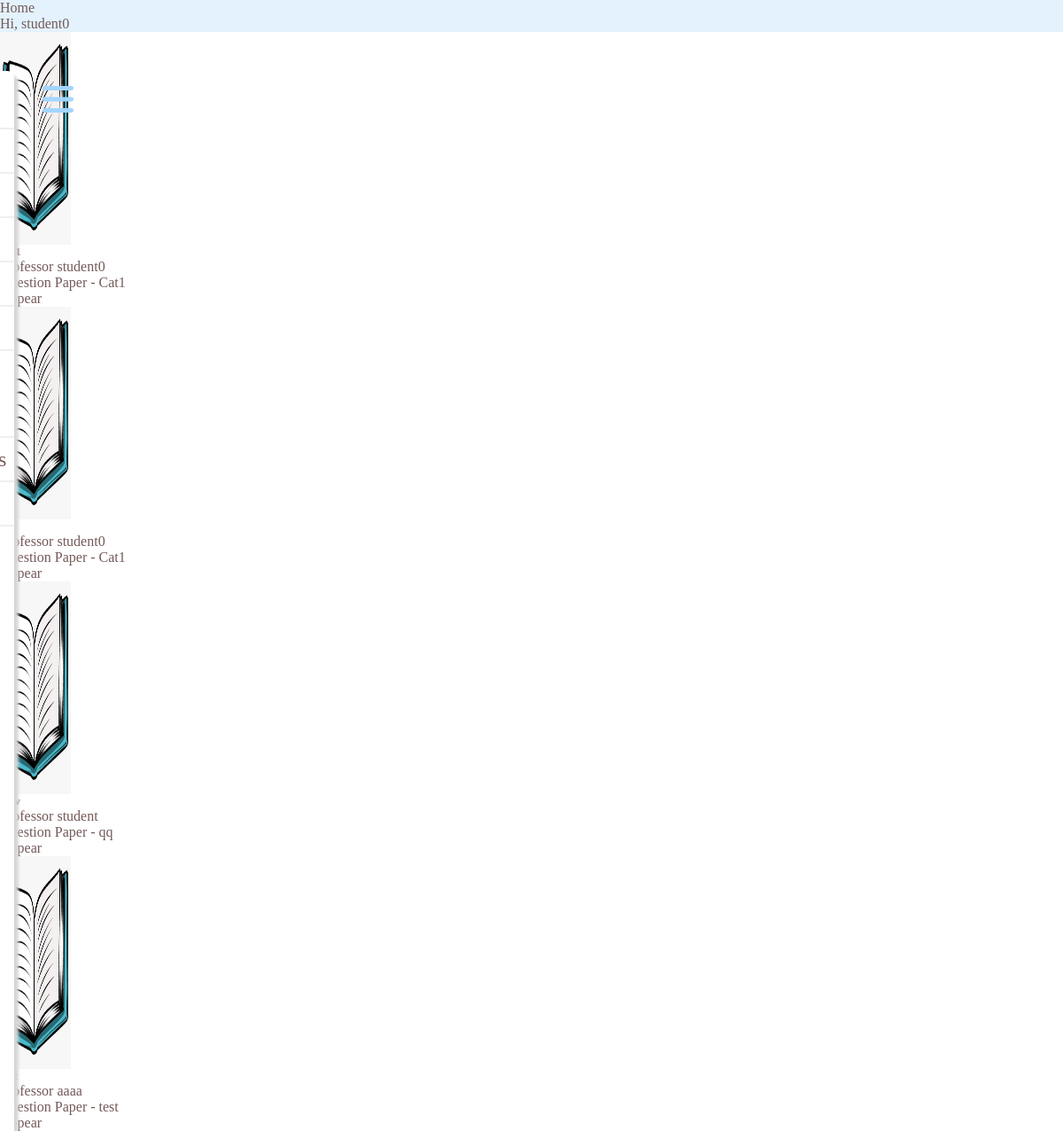
The app's page /exams/student/viewexams/ (signed in) with its own data.
### questions/models.py (models this page shows, shortened)
class Exam_Model(models.Model):
    professor = models.ForeignKey(User, limit_choices_to={'groups__name': "Professor"}, on_delete=models.CASCADE)
    name = models.CharField(max_length=50)
    total_marks = models.IntegerField()
    question_paper = models.ForeignKey(Question_Paper, on_delete=models.CASCADE, related_name='exams')
    start_time = models.DateTimeField(default=datetime.now())
    end_time = models.DateTimeField(default=datetime.now())

### questions/questionpaper_models.py (models this page shows, shortened)
class Question_Paper(models.Model):
    professor = models.ForeignKey(User, limit_choices_to={'groups__name': "Professor"}, on_delete=models.CASCADE)
    qPaperTitle = models.CharField(max_length=100)
    questions = models.ManyToManyField(Question_DB)

### questions/views.py (the view)
# urls.py: path('student/viewexams/',views.view_exams_student,name="view_exams_student"),
@login_required(login_url='login')
def view_exams_student(request):
    exams = Exam_Model.objects.all()
    list_of_completed = []
    list_un = []
    for exam in exams:
        if StuExam_DB.objects.filter(examname=exam.name ,student=request.user).exists():
            if StuExam_DB.objects.get(examname=exam.name,student=request.user).completed == 1:
                list_of_completed.append(exam)
        else:
            list_un.append(exam)
    return render(request,'exam/mainexamstudent.html',{
        'exams':list_un,
        'completed':list_of_completed
    })

### templates/exam/mainexamstudent.html (shortened to what this page needs)
{% extends 'base.html' %}
{% load static %}
{% block css_block %}
<link rel="stylesheet" href="https://unpkg.com/bootstrap-material-design@4.1.1/dist/css/bootstrap-material-design.min.css">
{% endblock %}
{% block body %}
    <div class="container">
            <div class="row">
                {% if exams %}
                    {% for exam in exams %}
                        <div class="card col-md-3 mt-3 ml-3 text-center" style="width: 18rem;">
                            <img class="card-img-top" src="{% static 'img/book.png' %}">
                            <div class="card-body">
                                <h5 class="card-title">{{exam.name}}</h5>
                                <p class="card-text text-center">Professor {{exam.professor}}</p>
                            </div>
                            <ul class="list-group list-group-flush">
                                <li class="list-group-item text-center">Question Paper - {{exam.question_paper.qPaperTitle}}</li>
                            </ul>
                            <div class="card-body text-center">
                                <a onclick = window.open("{% url 'appear-exam' exam.id  %}","","width=800,height=800") target="_blank" class="btn btn-outline-danger">Appear</a>
                            </div>
                        </div>
                    {% endfor %}
                {% else %}
            <div class="jumbotron col-md-12 text-center bg-success">
                NO PENDING EXAMS
            </div>
        {% endif %}
            </div>
    </div>
{% endblock %}

### templates/base.html (shortened to what this page needs)
{% load static %}
<html lang="en">
<head>
     {% block css_block %}{% endblock %}
</head>
<body>
    <nav class="navbar navbar-light" style="background-color: #e3f2fd;">
      <a href="{% url 'index' %}" style="color:#745959" >Home</a>
      <button class="navbar-toggler position-absolute d-md-none collapsed" type="button" data-toggle="collapse" data-target="#sidebarMenu" aria-controls="sidebarMenu" aria-expanded="false" aria-label="Toggle navigation">
      </button>
      <ul class="navbar-nav px-3" style="display:flex;flex-direction:row;align-items:center">
        <li class="nav-item text-nowrap">
          <a class="nav-link" href="{% url 'email-student-pref' %}">Hi, {{request.user.username}}</a>
        </li>
      </ul>
    </nav>
    {% include 'partials/_sidebar.html' %}
      {% block body %}
      {% endblock %}
</body>
</html>

### templates/partials/_sidebar.html (shortened to what this page needs)
{% load static %}
<label for="check">
  <i class="fas fa-bars" id="btn"></i>
</label>
<div class="sidebar">
  <header>
  </header>
  <ul>
    <ul>
      <li><a href="{% url 'index' %}">Index</a></li>
    </ul>
    <li>  Exams</li>
    <ul>
      <li><a href="{% url 'view_exams' %}">Exams</a></li>
    </ul>
    <li>  Summary</li>
    <ul>
      <li><a href="{% url 'view_students_attendance' %}">Attendance</a></li>
      <li><a href="{% url 'student-previous' %}">Results and Previous Exams</a></li>
    </ul>
    <li>  Settings and Actions </a></li>
    <ul>
      <li><a href="{% url 'email-student-pref' %}">General Settings</a></li>
	  <form id="my_form" action="{% url 'logout' %}" method="POST">
            <li><a href="javascript:{}" onclick="document.getElementById('my_form').submit();">Logout</a></li>
      </form>
    </ul>
  </ul>
</div>

### templates/base.html (style rules this page uses)
* { color: #745959; }

### templates/partials/_sidebar.html (style rules this page uses)
* { margin: 0; padding: 0; list-style: none; text-decoration: none; }
.sidebar { border-radius: 0.5em; position: fixed; top: 5em; left: -16em; width: 17em; height: 100%; background: white; transition: all .5s ease; z-index: 1; box-shadow: 0.3em 0.3em 0.2em #d6d6d6; }
.sidebar header { font-size: 2em; color: #745959; text-align: center; line-height: 2em; background: none; user-select: none; }
.sidebar li { display: block; width: 100%; line-height: 2em; font-size: 1.5em; color: #745959; padding-left: 1.5em; box-sizing: border-box; border-top: 0.1em solid rgba(116, 89, 89,0.1); }
label #btn, label #cancel { position: absolute; cursor: pointer; border-radius: 0.1em; }
label #btn { left: 1em; top: 2.1em; font-size: 2.5em; color: #a3d5ff; padding: 0.2em; border: #bdaf7b; transition: all 0.5s; }

### templates/exam/mainexamstudent.html (style rules this page uses)
img { height:15em; width:5em; }

### records on screen
Exam_Model: professor "student0", question_paper.qPaperTitle "Cat1"
Exam_Model: professor "student0", question_paper.qPaperTitle "Cat1"
Exam_Model: professor "student", question_paper.qPaperTitle "qq"
Exam_Model: professor "aaaa", question_paper.qPaperTitle "test"

### other values on screen
{{ request.user.username }} "student0"
